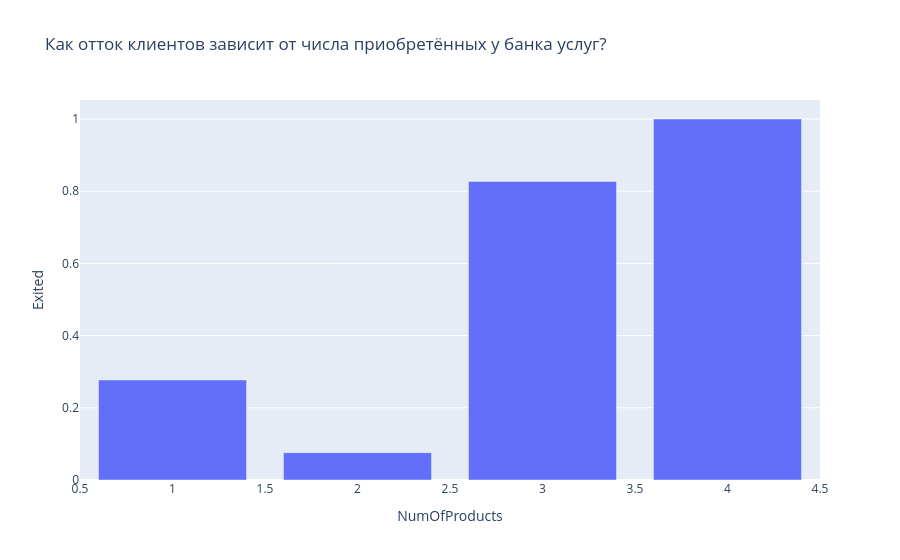

Write notebook code for a chart like this one.
### Code cell
result_data = churn_data.groupby(
    by='NumOfProducts',
    as_index=False
)[['Exited']].mean()

fig = px.bar(result_data, y = 'Exited', x = 'NumOfProducts', title = 'Как отток клиентов зависит от числа приобретённых у банка услуг?')
fig.show()

### Figure 1 — Plotly figure (JSON) as saved in the notebook; plotly's stock layout.template omitted (floating-point values rounded to 4 significant figures)
{"data": [{"hovertemplate": "NumOfProducts=%{x}<br>Exited=%{y}<extra></extra>", "legendgroup": "", "marker": {"color": "#636efa", "pattern": {"shape": ""}}, "name": "", "orientation": "v", "showlegend": false, "textposition": "auto", "type": "bar", "x": [1, 2, 3, 4], "xaxis": "x", "y": [0.2771, 0.07582, 0.8271, 1.0], "yaxis": "y"}], "layout": {"barmode": "relative", "legend": {"tracegroupgap": 0}, "title": {"text": "Как отток клиентов зависит от числа приобретённых у банка услуг?"}, "xaxis": {"anchor": "y", "domain": [0, 1], "title": {"text": "NumOfProducts"}}, "yaxis": {"anchor": "x", "domain": [0, 1], "title": {"text": "Exited"}}}}
